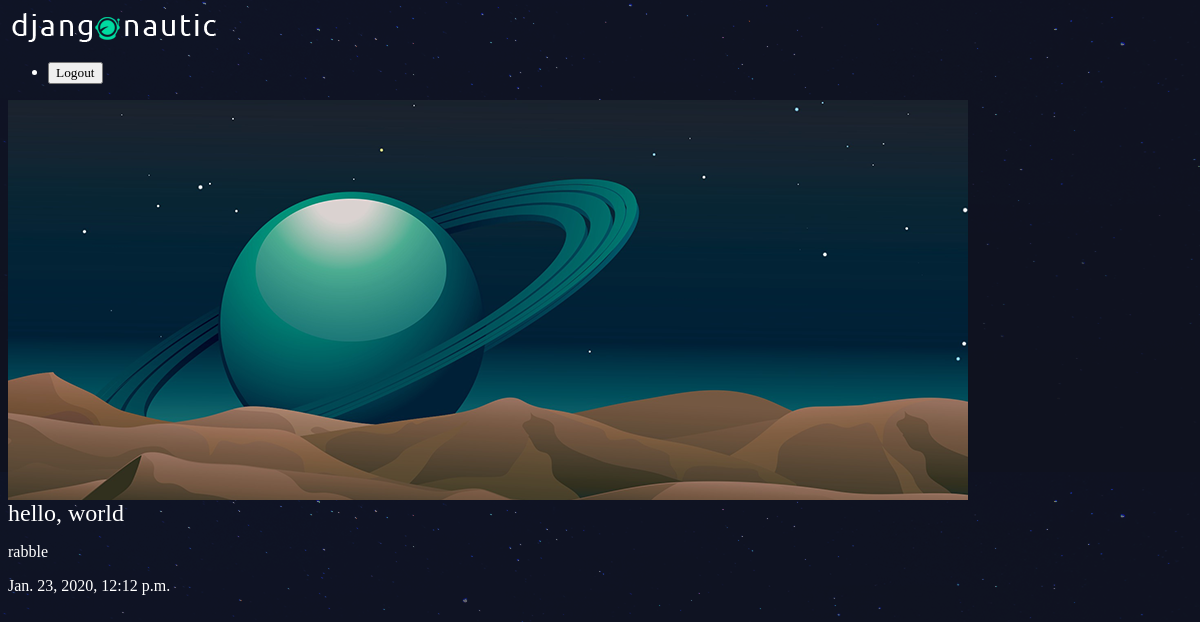
The page /articles/yall on the database its author committed.
### articles/models.py (models this page shows, shortened)
class Article(models.Model):
    title = models.CharField(max_length=100)
    slug = models.SlugField()
    body = models.TextField()
    date = models.DateTimeField(auto_now_add=True)
    thumb = models.ImageField(default='default.png', blank=True)

### articles/views.py (the view)
# urls.py: url(r'(?P<slug>[\w-]+)', views.article_detail, name="detail"), #(?P<slug>) name capture group; [\w-]+ means any a-Z,0-9,_, - hyphen included, + any length;
def article_detail(request, slug): #slug pass from url name capture group ?P<slug>
    article = Article.objects.get(slug=slug) # query for Article with the same input slug
    return render(request, 'articles/article_detail.html', {'article':article}) #

### articles/templates/articles/article_detail.html
{% extends 'base_layout.html' %}
{% block content %}
<div class="article-detail">
    <div class="article">
        <img src="{{ article.thumb.url }}"/>
        <h2>{{article.title}}</h2>
        <p>{{article.body}}</p>
        <p>{{article.date}}</p>
    </div>
</div>
{% endblock %}

### assets/styles.css (style rules this page uses)
body { background-color: #0f121f; background-image: url(stars.png); background-repeat-y: no-repeat; color: #fff; }
body * { font-family: Ubuntu; }
h1, h2, h3, h4, h5 { font-weight: normal; margin: 0; }

### rows shown on the page
Article: thumb (placeholder picture), title "hello, world", body "rabble", date "Jan. 23, 2020, 12:12 p.m."
